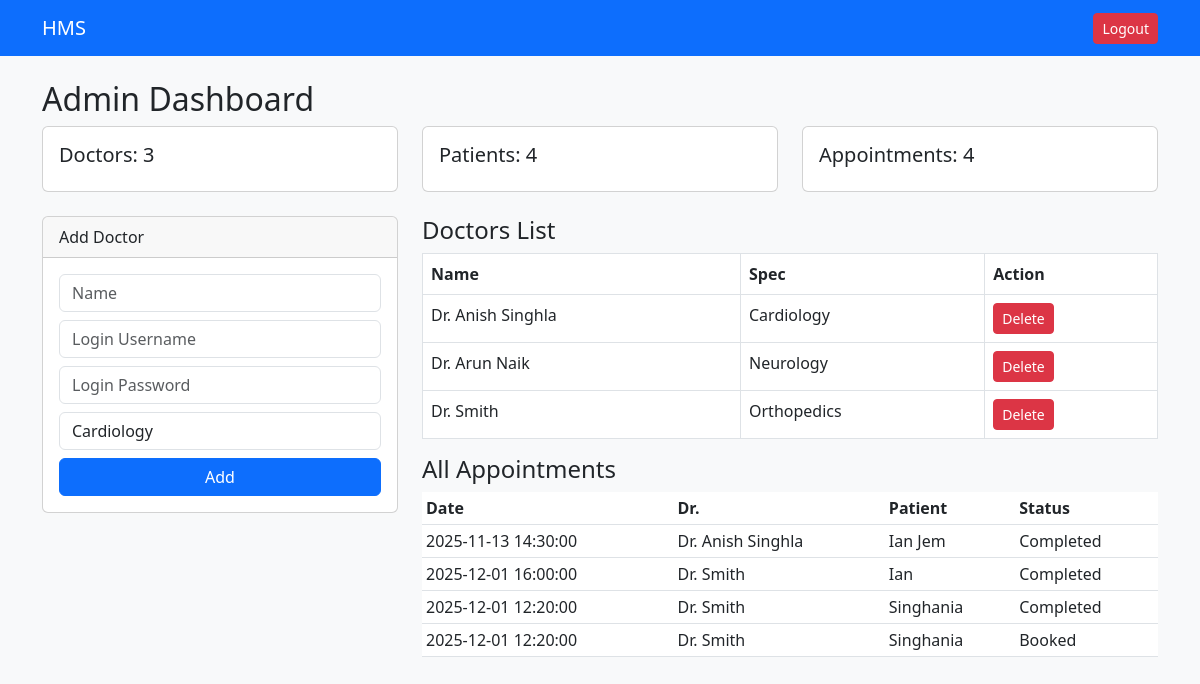
The page /admin (signed in) on the database its author committed.
### models.py (models this page shows)
class Doctor(db.Model):
    id = db.Column(db.Integer, primary_key=True)
    user_id = db.Column(db.Integer, db.ForeignKey('user.id'), nullable=False)
    name = db.Column(db.String(100), nullable=False)
    specialization = db.Column(db.String(100), nullable=False)
    availability = db.Column(db.String(200), default="Mon-Fri, 9:00 AM - 5:00 PM")
    appointments = db.relationship('Appointment', backref='doctor', cascade="all, delete-orphan")

class Appointment(db.Model):
    id = db.Column(db.Integer, primary_key=True)
    patient_id = db.Column(db.Integer, db.ForeignKey('patient.id'), nullable=False)
    doctor_id = db.Column(db.Integer, db.ForeignKey('doctor.id'), nullable=False)
    date_time = db.Column(db.DateTime, nullable=False)
    status = db.Column(db.String(50), default='Booked')  # Booked, Completed, Cancelled
    diagnosis = db.Column(db.Text, nullable=True)
    prescription = db.Column(db.Text, nullable=True)

class Patient(db.Model):
    id = db.Column(db.Integer, primary_key=True)
    user_id = db.Column(db.Integer, db.ForeignKey('user.id'), nullable=False)
    name = db.Column(db.String(100), nullable=False)
    age = db.Column(db.Integer)
    contact = db.Column(db.String(50))
    appointments = db.relationship('Appointment', backref='patient', cascade="all, delete-orphan")

### app.py (the view, shortened to what this page needs)
@app.route('/admin', methods=['GET', 'POST'])
@login_required
def admin_dashboard():
    if current_user.role != 'admin': return redirect(url_for('index'))
    doctors = Doctor.query.all()
    patients = Patient.query.all()
    appointments = Appointment.query.all()
    departments = Department.query.all()
    return render_template('admin_dashboard.html', doctors=doctors, patients=patients, appointments=appointments, departments=departments)

### app.py (called while the page is built)
@login_manager.user_loader
def load_user(user_id):
    return User.query.get(int(user_id))

### templates/admin_dashboard.html (shortened to what this page needs)
{% extends "base.html" %}
{% block content %}
<h2>Admin Dashboard</h2>
<div class="row mb-4">
    <div class="col-md-4"><div class="card p-3 bg-white"><h5>Doctors: {{ doctors|length }}</h5></div></div>
    <div class="col-md-4"><div class="card p-3 bg-white"><h5>Patients: {{ patients|length }}</h5></div></div>
    <div class="col-md-4"><div class="card p-3 bg-white"><h5>Appointments: {{ appointments|length }}</h5></div></div>
</div>
<div class="row">
    <div class="col-md-4">
        <div class="card">
            <div class="card-header">Add Doctor</div>
            <div class="card-body">
                <form method="POST">
                    <div class="mb-2"><input type="text" name="name" class="form-control" placeholder="Name" required></div>
                    <div class="mb-2"><input type="text" name="username" class="form-control" placeholder="Login Username" required></div>
                    <div class="mb-2"><input type="password" name="password" class="form-control" placeholder="Login Password" required></div>
                    <div class="mb-2">
                        <select name="specialization" class="form-control">
                            {% for dept in departments %}
                            <option value="{{ dept.name }}">{{ dept.name }}</option>
                            {% endfor %}
                        </select>
                    </div>
                    <button class="btn btn-primary w-100">Add</button>
                </form>
            </div>
        </div>
    </div>
    <div class="col-md-8">
        <h4>Doctors List</h4>
        <table class="table table-bordered">
            <tr><th>Name</th><th>Spec</th><th>Action</th></tr>
            {% for doc in doctors %}
            <tr>
                <td>{{ doc.name }}</td>
                <td>{{ doc.specialization }}</td>
                <td><a href="/delete_doctor/{{ doc.id }}" class="btn btn-danger btn-sm">Delete</a></td>
            </tr>
            {% endfor %}
        </table>
        <h4>All Appointments</h4>
        <table class="table table-sm">
            <tr><th>Date</th><th>Dr.</th><th>Patient</th><th>Status</th></tr>
            {% for appt in appointments %}
            <tr>
                <td>{{ appt.date_time }}</td>
                <td>{{ appt.doctor.name }}</td>
                <td>{{ appt.patient.name }}</td>
                <td>{{ appt.status }}</td>
            </tr>
            {% endfor %}
        </table>
    </div>
</div>
{% endblock %}

### templates/base.html (shortened to what this page needs)
<!DOCTYPE html>
<html lang="en">
<head>
    <link href="https://cdn.jsdelivr.net/npm/bootstrap@5.3.0/dist/css/bootstrap.min.css" rel="stylesheet">
</head>
<body class="bg-light">
    <nav class="navbar navbar-dark bg-primary mb-4">
        <div class="container">
            <a class="navbar-brand" href="/">HMS</a>
            <div>
                {% if current_user.is_authenticated %}
                    <a href="/logout" class="btn btn-danger btn-sm">Logout</a>
                {% else %}
                    <a href="/login" class="btn btn-light btn-sm">Login</a>
                {% endif %}
            </div>
        </div>
    </nav>
    <div class="container">
        {% block content %}{% endblock %}
    </div>
</body>
</html>

### rows shown on the page
Doctor: name "Dr. Anish Singhla", specialization "Cardiology"
Doctor: name "Dr. Arun Naik", specialization "Neurology"
Doctor: name "Dr. Smith", specialization "Orthopedics"
Appointment: date_time "2025-11-13 14:30:00", doctor.name "Dr. Anish Singhla", patient.name "Ian Jem", status "Completed"
Appointment: date_time "2025-12-01 16:00:00", doctor.name "Dr. Smith", patient.name "Ian", status "Completed"
Appointment: date_time "2025-12-01 12:20:00", doctor.name "Dr. Smith", patient.name "Singhania", status "Completed"
Appointment: date_time "2025-12-01 12:20:00", doctor.name "Dr. Smith", patient.name "Singhania", status "Booked"

### other values the page prints
{{ doctors|length }} "3"
{{ patients|length }} "4"
{{ appointments|length }} "4"
form field specialization "Cardiology"
